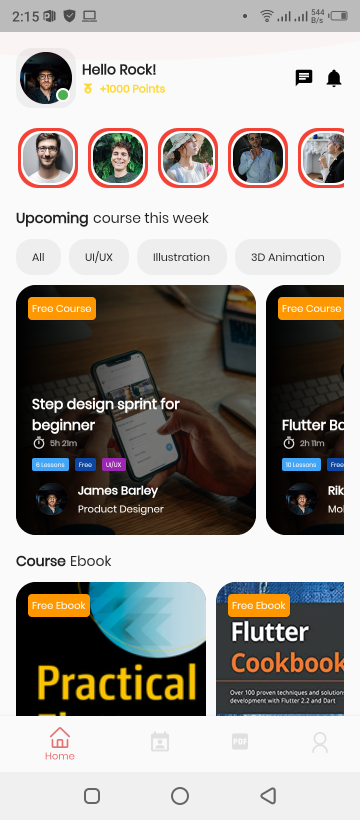
#> input picture python-script/1.png, 720 x 1640 px (shown at 1/2 size); the run also reads 1 picture not shown here
$ python autocrop.py
#> lines starting #> are read from the running program, lines starting #| are printed output that depends on the picture
# required
# pip install opencv-python
#
# generate exe files
# pip install pyinstaller
# pyinstaller autocrop.py --onefile

# python -m pip install --upgrade Pillow

import cv2
import os
import imutils
from scipy import ndimage

def resize_image():
    arr = os.listdir()
    for filename in arr:
        if(filename.endswith(".jpg") or filename.endswith(".png")):
            print(filename)
            img = cv2.imread(filename)
            height, width, channels = img.shape


            # 720x1640
            if(height == 1640):
                print(filename)
                y = 80
                h = 1640-160
                x = 0
                w = 720

                directory = str(w) + 'x' + str(h)
                if not os.path.exists(directory):
                    os.makedirs(directory)

                crop_img = img[y:y+h, x:x+w]
                cv2.imwrite(directory + '/' + filename,crop_img)
                print(filename + " images resized")


def merge_image(back, front, x,y):
    # convert to rgba
    if back.shape[2] == 3:
        back = cv2.cvtColor(back, cv2.COLOR_BGR2BGRA)
    if front.shape[2] == 3:
        front = cv2.cvtColor(front, cv2.COLOR_BGR2BGRA)

    # crop the overlay from both images
    bh,bw = back.shape[:2]
    fh,fw = front.shape[:2]
    x1, x2 = max(x, 0), min(x+fw, bw)
    y1, y2 = max(y, 0), min(y+fh, bh)
    front_cropped = front[y1-y:y2-y, x1-x:x2-x]
    back_cropped = back[y1:y2, x1:x2]

    alpha_front = front_cropped[:,:,3:4] / 255
    alpha_back = back_cropped[:,:,3:4] / 255

    # replace an area in result with overlay
    result = back.copy()
    print(f'af: {alpha_front.shape}\nab: {alpha_back.shape}\nfront_cropped: {front_cropped.shape}\nback_cropped: {back_cropped.shape}')
    result[y1:y2, x1:x2, :3] = alpha_front * front_cropped[:,:,:3] + (1-alpha_front) * back_cropped[:,:,:3]
    result[y1:y2, x1:x2, 3:4] = (alpha_front + alpha_back) / (1 + alpha_front*alpha_back) * 255

    return result


def generate_preview():
    im1 = cv2.imread('preview1.png')
    im2 = cv2.imread('1.png')
#> im2 is the input picture: shape (1640, 720, 3); mean B, G, R 152, 157.2, 160.9

    im2 = ndimage.rotate(im2, 25)
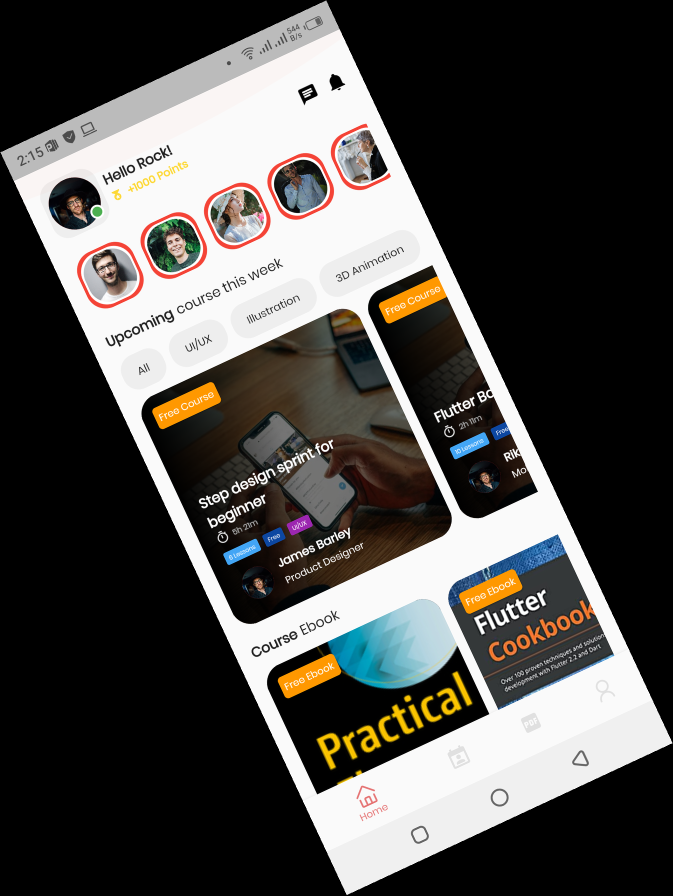
#> im2: shape (1791, 1346, 3) (shown at 1/2 size); mean B, G, R 74.2, 76.7, 78.6

    res = merge_image(im1,im2,200,100)
#> in merge_image, `alpha_front = front_cropped[:,:,3:4] / 255`: alpha_front: shape (1791, 1346, 1) float64; every value is 1
#| af: (1791, 1346, 1)
#| ab: (1791, 1346, 1)
#| front_cropped: (1791, 1346, 4)
#| back_cropped: (1791, 1346, 4)
#> in merge_image, `result[y1:y2, x1:x2, :3] = alpha_front * front_cropped[:,:,:3] + (1-al..`:
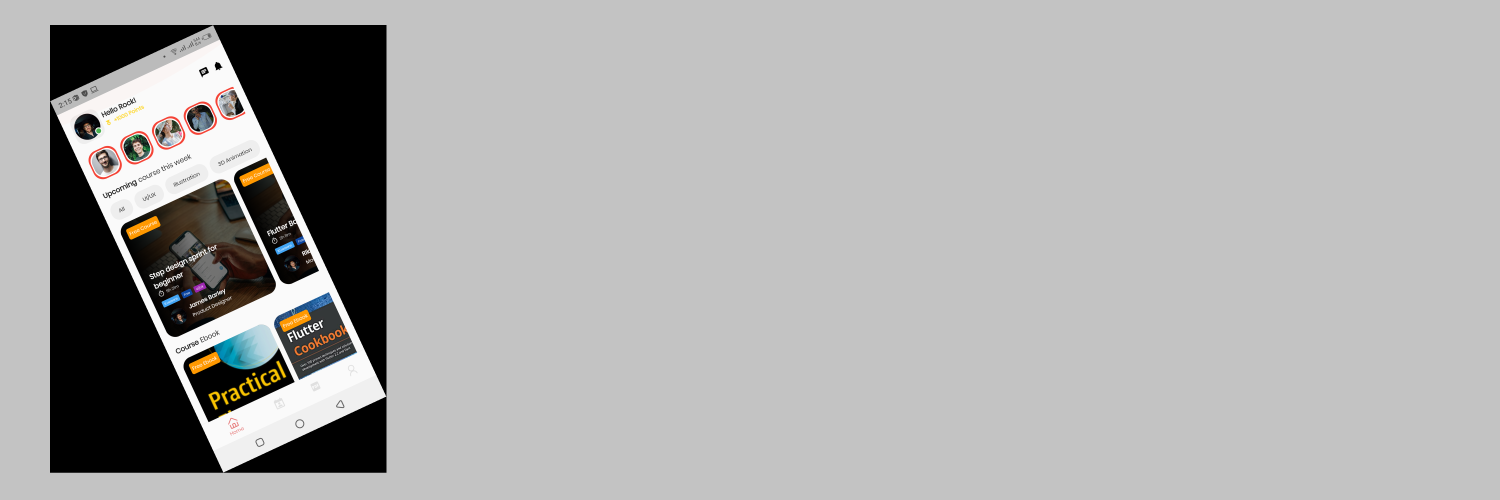
#> result: shape (2000, 6000, 4) (shown at 1/4 size); mean B, G, R, A 170.7, 171.2, 171.6, 255
    cv2.imwrite("preview1x.png",res)

generate_preview()
